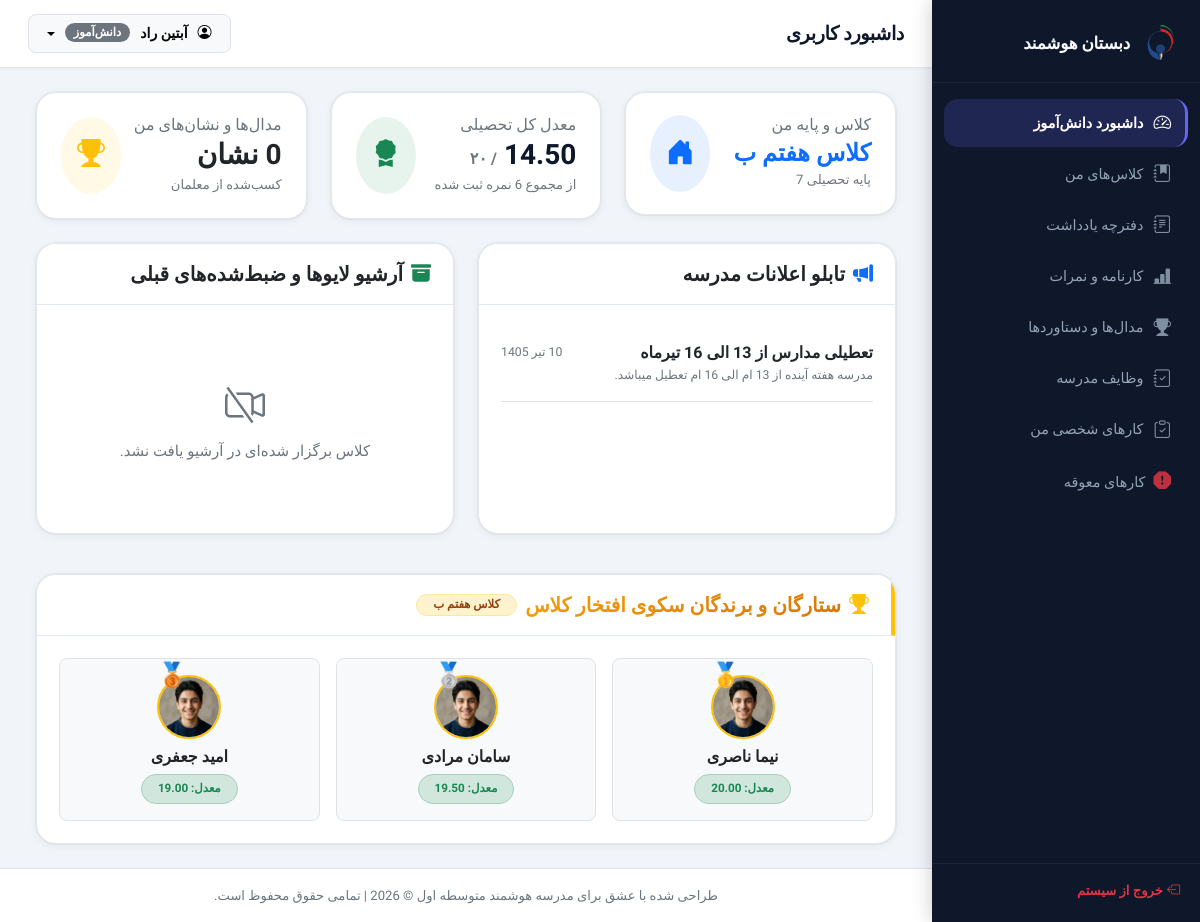
The page /student/dashboard.php (signed in) on the database its author committed.
### tables this page shows
CREATE TABLE `class_student` (
  `class_id` int(11) NOT NULL,
  `student_id` int(11) NOT NULL
);

CREATE TABLE `classes` (
  `id` int(11) NOT NULL,
  `class_name` varchar(100) NOT NULL,
  `grade_level` int(11) NOT NULL
);

CREATE TABLE `students` (
  `id` int(11) NOT NULL,
  `user_id` int(11) NOT NULL,
  `grade_level` int(11) NOT NULL
);

CREATE TABLE `announcements` (
  `id` int(11) NOT NULL,
  `title` varchar(255) NOT NULL,
  `content` text NOT NULL,
  `target_role` varchar(50) DEFAULT 'all',
  `created_at` timestamp NOT NULL DEFAULT current_timestamp()
);

### config/helpers.php (called while the page is built, shortened)
<?php
function to_shamsi($gregorian_date_str) {
    $timestamp = strtotime($gregorian_date_str);
    $months = [
        1 => "فروردین", 2 => "اردیبهشت", 3 => "خرداد", 4 => "تیر", 5 => "مرداد", 6 => "شهریور",
        7 => "مهر", 8 => "آبان", 9 => "آذر", 10 => "دی", 11 => "بهمن", 12 => "اسفند"
    ];
    $gy = date('Y', $timestamp);
    $gm = date('n', $timestamp);
    $gd = date('j', $timestamp);
    $jalali = gregorian_to_jalali_array($gy, $gm, $gd);
    return $jalali['d'] . ' ' . $months[$jalali['m']] . ' ' . $jalali['y'];
}
function gregorian_to_jalali_array($gy, $gm, $gd) {
    $g_d_m = [0, 31, 59, 90, 120, 151, 181, 212, 243, 273, 304, 334];
    $gy = (int)$gy;
    $gm = (int)$gm;
    $gd = (int)$gd;
    if ($gy > 1600) {
        $jy = 979;
        $gy -= 1600;
    } else {
        $jy = 0;
        $gy -= 621;
    }
    $gy2 = ($gm > 2) ? ($gy + 1) : $gy;
    $days = (365 * $gy) + (int)(($gy2 + 3) / 4) - (int)(($gy2 + 99) / 100) + (int)(($gy2 + 399) / 400) - 80 + $gd + $g_d_m[$gm - 1];
    $jy += 33 * (int)($days / 12053);
    $days %= 12053;
    $jy += 4 * (int)($days / 1461);
    $days %= 1461;
    $jy += (int)(($days - 1) / 365);
    if ($days > 365) {
        $days = ($days - 1) % 365;
    }
    if ($days < 186) {
        $jm = 1 + (int)($days / 31);
        $jd = 1 + ($days % 31);
    } else {
        $jm = 7 + (int)(($days - 186) / 30);
        $jd = 1 + (($days - 186) % 30);
    }
    return ['y' => $jy, 'm' => $jm, 'd' => $jd];
}
?>

### student/dashboard.php (the view, shortened to what this page needs)
<?php
require_once '../includes/header.php';
try {
    $stmtS = $pdo->prepare("SELECT s.id, s.grade_level, cs.class_id, c.class_name
        FROM students s
        LEFT JOIN class_student cs ON s.id = cs.student_id
        LEFT JOIN classes c ON cs.class_id = c.id
        WHERE s.user_id = ?");
    $stmtS->execute([$_SESSION['user_id']]);
    $student = $stmtS->fetch();
    $studentId = $student['id'];
    $classId = $student['class_id'];
    $gradeLevel = $student['grade_level'];
    $stmtBadgesCount = $pdo->prepare("SELECT COUNT(*) FROM student_badges WHERE student_id = ?");
    $stmtBadgesCount->execute([$studentId]);
    $badgesCount = $stmtBadgesCount->fetchColumn();
    $stmtHwGrades = $pdo->prepare("SELECT grade FROM homework_submissions WHERE student_id = ? AND status = 'graded'");
    $stmtHwGrades->execute([$studentId]);
    $hwGrades = $stmtHwGrades->fetchAll(PDO::FETCH_COLUMN);
    $stmtQuizGrades = $pdo->prepare("SELECT score FROM student_quizzes WHERE student_id = ? AND score IS NOT NULL");
    $stmtQuizGrades->execute([$studentId]);
    $quizGrades = $stmtQuizGrades->fetchAll(PDO::FETCH_COLUMN);
    $allGrades = array_merge($hwGrades, $quizGrades);
    $gpa = 0;
    if (count($allGrades) > 0) {
        $gpa = array_sum($allGrades) / count($allGrades);
    }
    $stmtAnn = $pdo->prepare("SELECT * FROM announcements
        WHERE target_role = 'all' OR target_role = 'student' OR target_role = ?
        ORDER BY created_at DESC LIMIT 5");
    $stmtAnn->execute(['grade_' . $gradeLevel]);
    $announcements = $stmtAnn->fetchAll();
    $stmtArchive = $pdo->prepare("SELECT lc.*, co.course_name, u.full_name as teacher_name
        FROM live_classes lc
        JOIN courses co ON lc.course_id = co.id
        JOIN teachers t ON lc.teacher_id = t.id
        JOIN users u ON t.user_id = u.id
        WHERE lc.class_id = ? AND (lc.date < CURRENT_DATE() OR (lc.date = CURRENT_DATE() AND lc.end_time < CURRENT_TIME()))
        ORDER BY lc.date DESC, lc.start_time DESC LIMIT 5");
    $stmtArchive->execute([$classId]);
    $liveArchive = $stmtArchive->fetchAll();
} catch (PDOException $e) {
    die("خطا در بارگذاری اطلاعات دشبورد دانش‌آموز: " . $e->getMessage());
}
?>
<div class="container-fluid">
    <div class="row g-4 mb-4">
        <div class="col-md-4">
            <div class="stat-card d-flex align-items-center justify-content-between">
                <div>
                    <h6 class="text-secondary mb-1">کلاس و پایه من</h6>
                    <h4 class="fw-bold mb-0 text-primary"><?= $student['class_name'] ?: 'فاقد تخصیص کلاس' ?></h4>
                    <small class="text-secondary">پایه تحصیلی <?= $gradeLevel ?></small>
                </div>
                <div class="rounded-circle bg-primary bg-opacity-10 p-3 text-primary">
                    <i class="bi bi-house-door-fill fs-3"></i>
                </div>
            </div>
        </div>
        <div class="col-md-4">
            <div class="stat-card d-flex align-items-center justify-content-between">
                <div>
                    <h6 class="text-secondary mb-1">معدل کل تحصیلی</h6>
                    <h3 class="fw-bold mb-0"><?= number_format($gpa, 2) ?> <span class="fs-6 text-secondary">/ ۲۰</span></h3>
                    <small class="text-secondary">از مجموع <?= count($allGrades) ?> نمره ثبت شده</small>
                </div>
                <div class="rounded-circle bg-success bg-opacity-10 p-3 text-success">
                    <i class="bi bi-award-fill fs-3"></i>
                </div>
            </div>
        </div>
        <div class="col-md-4">
            <a href="badges.php" class="text-decoration-none text-dark">
                <div class="stat-card d-flex align-items-center justify-content-between">
                    <div>
                        <h6 class="text-secondary mb-1">مدال‌ها و نشان‌های من</h6>
                        <h3 class="fw-bold mb-0"><?= $badgesCount ?> نشان</h3>
                        <small class="text-secondary">کسب‌شده از معلمان</small>
                    </div>
                    <div class="rounded-circle bg-warning bg-opacity-10 p-3 text-warning">
                        <i class="bi bi-trophy-fill fs-3"></i>
                    </div>
                </div>
            </a>
        </div>
    </div>
    <div class="row g-4">
        <div class="col-lg-6">
            <div class="card border-0 shadow-sm rounded-3 h-100">
                <div class="card-header bg-white py-3">
                    <h5 class="fw-bold mb-0"><i class="bi bi-megaphone-fill text-primary me-2"></i>تابلو اعلانات مدرسه</h5>
                </div>
                <div class="card-body">
                    <?php if (empty($announcements)): ?>
                        <div class="text-center py-5">
                            <i class="bi bi-megaphone fs-1 text-secondary mb-2"></i>
                            <p class="text-secondary mb-0">اطلاعیه جدیدی وجود ندارد.</p>
                        </div>
                    <?php else: ?>
                        <div class="list-group list-group-flush">
                            <?php foreach ($announcements as $ann): ?>
                                <div class="list-group-item px-0 py-3 border-bottom">
                                    <div class="d-flex w-100 justify-content-between mb-1">
                                        <h6 class="fw-bold mb-0 text-dark"><?= htmlspecialchars($ann['title']) ?></h6>
                                        <small class="text-secondary"><?= to_shamsi($ann['created_at']) ?></small>
                                    </div>
                                    <p class="mb-0 text-secondary small" style="line-height: 1.5;">
                                        <?= htmlspecialchars($ann['content']) ?>
                                    </p>
                                </div>
                            <?php endforeach; ?>
                        </div>
                    <?php endif; ?>
                </div>
            </div>
        </div>
        <div class="col-lg-6">
            <div class="card border-0 shadow-sm rounded-3 h-100">
                <div class="card-header bg-white py-3">
                    <h5 class="fw-bold mb-0"><i class="bi bi-archive-fill text-success me-2"></i>آرشیو لایوها و ضبط‌شده‌های قبلی</h5>
                </div>
                <div class="card-body">
                    <?php if (empty($liveArchive)): ?>
                        <div class="text-center py-5">
                            <i class="bi bi-camera-video-off fs-1 text-secondary mb-2"></i>
                            <p class="text-secondary mb-0">کلاس برگزار شده‌ای در آرشیو یافت نشد.</p>
                        </div>
                    <?php endif; ?>
                </div>
            </div>
        </div>
    </div>
    <div class="row g-4 mt-3">
        <div class="col-12">
            <div class="card border-0 shadow-sm rounded-3">
                <div class="card-header bg-white py-3 border-0 border-start border-4 border-warning">
                    <div class="d-flex justify-content-between align-items-center flex-wrap gap-2">
                        <h5 class="fw-bold mb-0 d-flex align-items-center gap-2">
                            <i class="bi bi-trophy-fill text-warning fs-5"></i>
                            <span style="background: linear-gradient(135deg, #F59E0B 0%, #D97706 100%); -webkit-background-clip: text; -webkit-text-fill-color: transparent; font-weight: 850;">
                                ستارگان و برندگان سکوی افتخار کلاس
                            </span>
                            <span class="badge bg-warning-subtle border border-warning-subtle fs-8 px-3 py-1 rounded-pill" style="color: #92400E; font-weight: 700;">
                                <?= htmlspecialchars($student['class_name'] ?? '') ?>
                            </span>
                        </h5>
                    </div>
                </div>
                <div class="card-body">
                    <div class="row g-3 justify-content-center">
                        <?php
                        if (!empty($classId)):
                            $stmtTop = $pdo->prepare("SELECT u.full_name, u.avatar_path,
                                COALESCE(
                                    (
                                        COALESCE((SELECT SUM(grade) FROM homework_submissions hs WHERE hs.student_id = s.id AND hs.status = 'graded'), 0) +
                                        COALESCE((SELECT SUM(score) FROM student_quizzes sq WHERE sq.student_id = s.id AND sq.score IS NOT NULL), 0)
                                    ) /
                                    NULLIF(
                                        (SELECT COUNT(*) FROM homework_submissions hs WHERE hs.student_id = s.id AND hs.status = 'graded') +
                                        (SELECT COUNT(*) FROM student_quizzes sq WHERE sq.student_id = s.id AND sq.score IS NOT NULL),
                                        0
                                    ),
                                    0
                                ) as total_avg
                                FROM students s
                                JOIN users u ON s.user_id = u.id
                                JOIN class_student cs ON s.id = cs.student_id
                                WHERE cs.class_id = ?
                                ORDER BY total_avg DESC
                                LIMIT 3");
                            $stmtTop->execute([$classId]);
                            $topStudents = $stmtTop->fetchAll();
                            $rank = 1;
                            foreach ($topStudents as $ts):
                                $avatar = !empty($ts['avatar_path']) ? '../' . $ts['avatar_path'] : '../assets/images/default-avatar.png';
                                $medalIcon = $rank === 1 ? '🥇' : ($rank === 2 ? '🥈' : '🥉');
                            ?>
                                <div class="col-md-4 text-center">
                                    <div class="p-3 bg-light rounded-3 border h-100 d-flex flex-column align-items-center justify-content-center">
                                        <div class="position-relative mb-2">
                                            <img src="<?= htmlspecialchars($avatar) ?>" alt="<?= htmlspecialchars($ts['full_name']) ?>" class="rounded-circle border border-2 border-warning" style="width: 64px; height: 64px; object-fit: cover;">
                                            <span class="position-absolute top-0 end-0 translate-middle-y fs-4"><?= $medalIcon ?></span>
                                        </div>
                                        <h6 class="fw-bold mb-1 text-dark"><?= htmlspecialchars($ts['full_name']) ?></h6>
                                        <span class="badge bg-success-subtle text-success border border-success-subtle px-3 py-2 mt-1">
                                            معدل: <?= number_format($ts['total_avg'], 2) ?>
                                        </span>
                                    </div>
                                </div>
                            <?php
                                $rank++;
                            endforeach;
                        endif;
                        ?>
                    </div>
                </div>
            </div>
        </div>
    </div>
</div>
<?php require_once '../includes/footer.php'; ?>

### rows shown on the page
class_student: class.class_name "کلاس هفتم ب", student.grade_level "7"
announcements: title "تعطیلی مدارس از 13 الی 16 تیرماه", created_at "10 تیر 1405", content "مدرسه هفته آینده از 13 ام الی 16 ام تعطیل میباشد."

### other values the page prints
$currentUser['full_name'] "آبتین راد"
get_role_fa($currentUser['role']) "دانش‌آموز"
$gpa "14.50"
$medalIcon "🥇"
$ts['full_name'] "نیما ناصری"
$ts['total_avg'] "20.00"
$medalIcon "🥈"
$ts['full_name'] "سامان مرادی"
$ts['total_avg'] "19.50"
$medalIcon "🥉"
$ts['full_name'] "امید جعفری"
$ts['total_avg'] "19.00"
